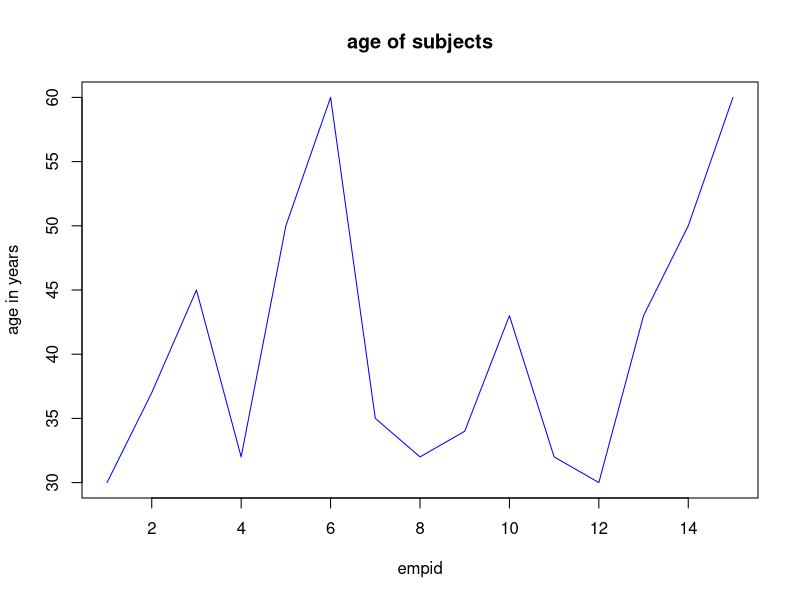
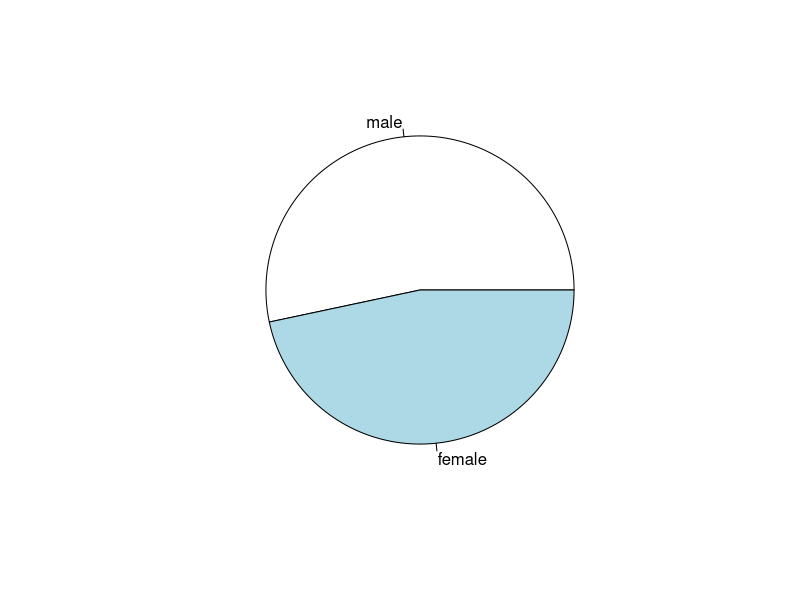
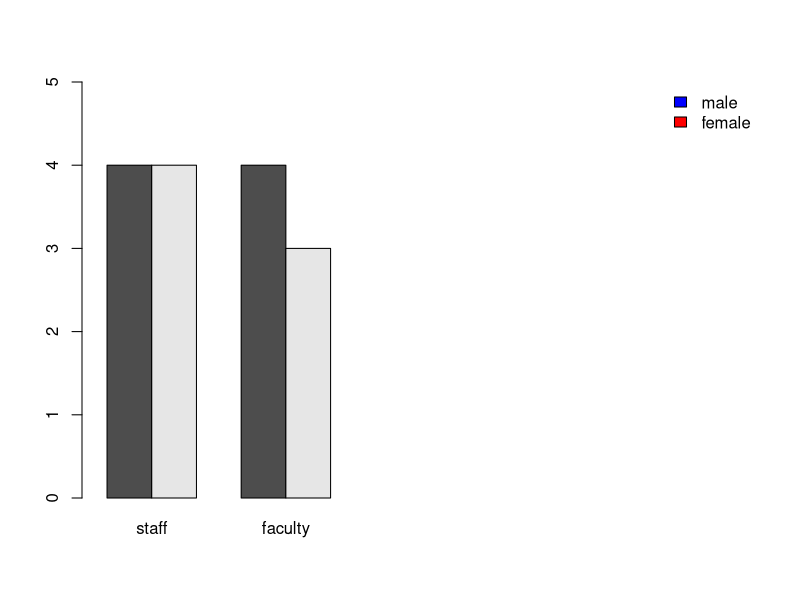
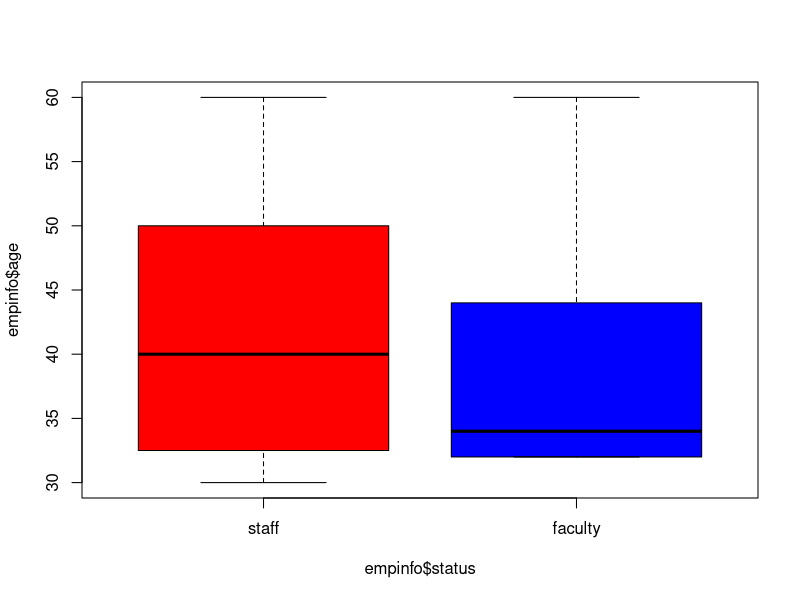

These charts were generated, in order, by the following R code:
#computation of tables and graphs-summary statistics for employee data
empid=c(1,2,3,4,5,6,7,8,9,10,11,12,13,14,15)
age=c(30,37,45,32,50,60,35,32,34,43,32,30,43,50,60)
sex=c(0,1,0,1,1,1,0,0,1,0,0,1,1,0,0)
status=c(1,1,2,2,1,1,1,2,2,1,2,1,2,1,2)
empinfo=data.frame(empid,age,sex,status)
empinfo$sex=factor(empinfo$sex,labels=c("male","female"))
empinfo$status=factor(empinfo$status,labels=c("staff","faculty"))
sexm=subset(empinfo,empinfo$sex=='male')
sexf=subset(empinfo,empinfo$sex=='female')
a=summary(empinfo)
b=summary(sexm)
c=summary(sexf)
table1=table(empinfo$sex)
table2=table(empinfo$status)
table3=table(empinfo$sex,empinfo$status)
plot(empinfo$age,type = 'l',main = 'age of subjects',xlab='empid',ylab='age in years',col='blue')
table4=table(empinfo$sex)
pie(table4)
table5=table(empinfo$sex,empinfo$status)
barplot(table5,beside=T,xlim=c(1,15),ylim=c(0,5))
legend("topright",legend=rownames(table5),fill=c('blue','red'),bty='n')
boxplot(empinfo$age~empinfo$status,col=c('red','blue'))
